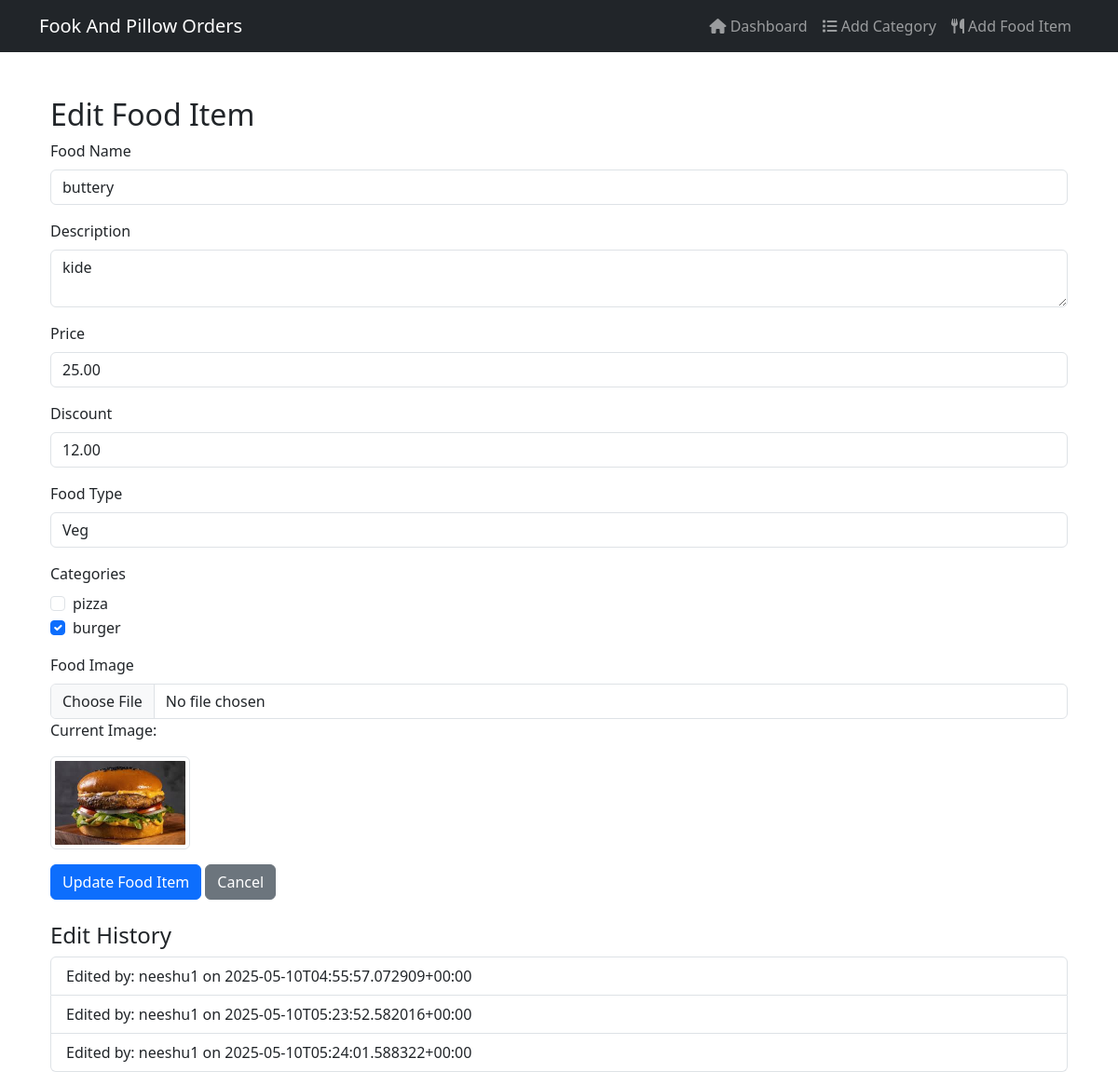
The app's page /main_page/edit-food-item/3/ (signed in) with its own data.
### main_page/models.py (models this page shows, shortened)
class FoodItem(models.Model):
    categories = models.ManyToManyField(
        FoodCategory, related_name="food_items", blank=True
    )  # Allows food items without categories
    name = models.CharField(
        max_length=100, null=True, blank=True
    )  # Allows name to be optional
    description = models.TextField(null=True, blank=True)  # Allows empty description
    price = models.DecimalField(
        max_digits=10, decimal_places=2, null=True, blank=True
    )  # Allows price to be optional
    image = models.ImageField(
        upload_to="food_images/", null=True, blank=True
    )  # Allows image to be optional
    discount = models.DecimalField(
        max_digits=10, decimal_places=2, null=True, blank=True
    )  # Discount is optional
    FOOD_TYPE_CHOICES = [
        ("veg", "Veg"),
        ("non-veg", "Non-Veg"),
    ]
    food_type = models.CharField(
        max_length=7, choices=FOOD_TYPE_CHOICES, default="veg", null=True, blank=True
    )  # Allows null/blank
    user_name_Food_item = models.JSONField(null=True, blank=True)
    rating = models.DecimalField(
        max_digits=3, decimal_places=2, null=True, blank=True
    )  # Add a rating field for food items
    vendor = models.ForeignKey(
        settings.AUTH_USER_MODEL,
        on_delete=models.CASCADE,
        related_name="food_items",
        null=True,
        blank=True,
    )

class FoodCategory(models.Model):
    CATEGORY_TYPES = [
        ("Food Options", "Food Options"),
        ("Shop Groceries on Instamart", "Shop Groceries on Instamart"),
        ("Restaurants", "Restaurants"),
        ("Special", "Special"),
        ("Festival", "Festival"),
    ]
    name = models.CharField(
        max_length=100, null=True, blank=True
    )  # Allows name to be optional
    category_type = models.CharField(
        max_length=50, choices=CATEGORY_TYPES, null=True, blank=True
    )  # Allows null/blank
    image = models.ImageField(upload_to="category_images/", null=True, blank=True)
    user_name_Category = models.JSONField(null=True, blank=True)

### main_page/views.py (the view, shortened to what this page needs)
# urls.py: path("edit-food-item/<int:food_id>/", views.edit_food_item, name="edit_food_item"),
@login_required
def edit_food_item(request, food_id):
    food_item = get_object_or_404(FoodItem, id=food_id)
    categories = FoodCategory.objects.all()
    return render(
        request,
        "main_page/edit_food_item.html",
        {"food_item": food_item, "categories": categories},
    )

### templates/main_page/edit_food_item.html (shortened to what this page needs)
{% extends 'main_page/base.html' %}
{% block content %}
<div class="container mt-5">
    <h2>Edit Food Item</h2>
    <form method="POST" enctype="multipart/form-data">
        <div class="mb-3">
            <label for="name" class="form-label">Food Name</label>
            <input type="text" class="form-control" id="name" name="name" value="{{ food_item.name }}" required>
        </div>
        <div class="mb-3">
            <label for="description" class="form-label">Description</label>
            <textarea class="form-control" id="description" name="description" required>{{ food_item.description }}</textarea>
        </div>
        <div class="mb-3">
            <label for="price" class="form-label">Price</label>
            <input type="number" step="0.01" class="form-control" id="price" name="price" value="{{ food_item.price }}" required>
        </div>
        <div class="mb-3">
            <label for="discount" class="form-label">Discount</label>
            <input type="number" step="0.01" class="form-control" id="discount" name="discount" value="{{ food_item.discount }}" required>
        </div>
        <div class="mb-3">
            <label class="form-label">Food Type</label>
            <select class="form-control" name="food_type" required>
                <option value="veg" {% if food_item.food_type == "veg" %}selected{% endif %}>Veg</option>
            </select>
        </div>
        <div class="mb-3">
            <label class="form-label">Categories</label>
            {% for category in categories %}
                <div class="form-check">
                    <input class="form-check-input" type="checkbox" name="categories" value="{{ category.id }}"
                        {% if category in food_item.categories.all %}checked{% endif %}>
                    <label class="form-check-label">{{ category.name }}</label>
                </div>
            {% endfor %}
        </div>
        <div class="mb-3">
            <label for="image" class="form-label">Food Image</label>
            <input type="file" class="form-control" id="image" name="image">
            {% if food_item.image %}
                <p>Current Image:</p>
                <img src="http://127.0.0.1:8000/main_page{{ food_item.image.url }}" alt="Food Image" class="img-thumbnail" width="150">
            {% endif %}
        </div>
        <button type="submit" class="btn btn-primary">Update Food Item</button>
        <a href="{% url 'vendor_dashboard' %}" class="btn btn-secondary">Cancel</a>
    </form>
    <h4 class="mt-4">Edit History</h4>
    <ul class="list-group">
        {% for entry in food_item.user_name_Food_item %}
            <li class="list-group-item">
                Edited by: {{ entry.user }} on {{ entry.timestamp }}
            </li>
        {% endfor %}
    </ul>
</div>
{% endblock %}

### templates/main_page/base.html (style rules this page uses)
body { padding-top: 56px; }

### records on screen
FoodItem: name "buttery", description "kide", price "25.00", discount "12.00", food_type "Veg", image (picture)
FoodCategory: name "pizza"
FoodCategory: categories "☑", name "burger"

### other values on screen
{{ entry.user }} "neeshu1" "neeshu1" "neeshu1"
{{ entry.timestamp }} "2025-05-10T04:55:57.072909+00:00" "2025-05-10T05:23:52.582016+00:00" "2025-05-10T05:24:01.588322+00:00"
